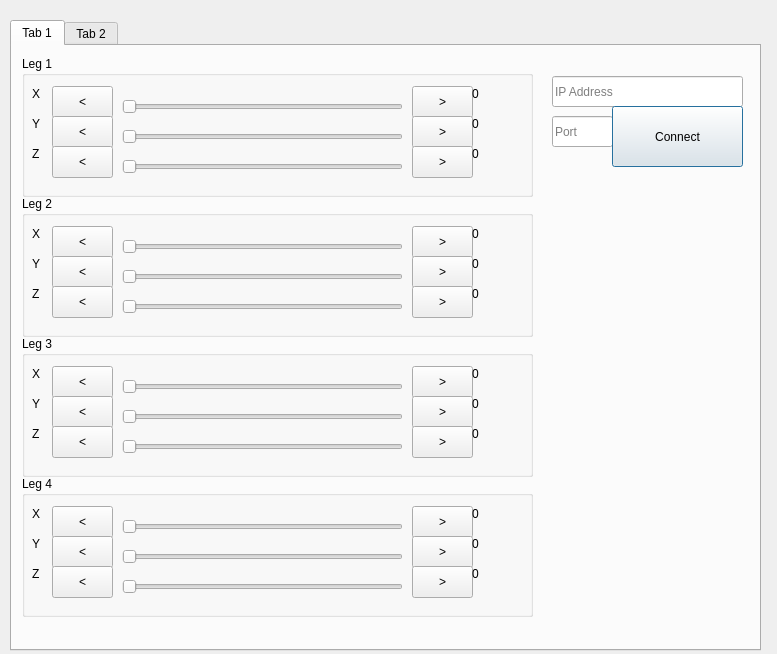
<?xml version="1.0" encoding="UTF-8"?>
<ui version="4.0">
 <class>Dialog</class>
 <widget class="QDialog" name="Dialog">
  <property name="geometry">
   <rect>
    <x>0</x>
    <y>0</y>
    <width>777</width>
    <height>654</height>
   </rect>
  </property>
  <property name="windowTitle">
   <string>Dialog</string>
  </property>
  <widget class="QTabWidget" name="tabWidget">
   <property name="geometry">
    <rect>
     <x>10</x>
     <y>20</y>
     <width>751</width>
     <height>631</height>
    </rect>
   </property>
   <widget class="QWidget" name="tab">
    <attribute name="title">
     <string>Tab 1</string>
    </attribute>
    <widget class="QGroupBox" name="groupBox">
     <property name="geometry">
      <rect>
       <x>10</x>
       <y>10</y>
       <width>511</width>
       <height>141</height>
      </rect>
     </property>
     <property name="title">
      <string>Leg 1</string>
     </property>
     <widget class="QSlider" name="x_slider_1">
      <property name="geometry">
       <rect>
        <x>100</x>
        <y>40</y>
        <width>281</width>
        <height>22</height>
       </rect>
      </property>
      <property name="orientation">
       <enum>Qt::Horizontal</enum>
      </property>
     </widget>
     <widget class="QSlider" name="y_slider_1">
      <property name="geometry">
       <rect>
        <x>100</x>
        <y>70</y>
        <width>281</width>
        <height>22</height>
       </rect>
      </property>
      <property name="orientation">
       <enum>Qt::Horizontal</enum>
      </property>
     </widget>
     <widget class="QSlider" name="z_slider_1">
      <property name="geometry">
       <rect>
        <x>100</x>
        <y>100</y>
        <width>281</width>
        <height>22</height>
       </rect>
      </property>
      <property name="orientation">
       <enum>Qt::Horizontal</enum>
      </property>
     </widget>
     <widget class="QPushButton" name="x_decrement_1">
      <property name="geometry">
       <rect>
        <x>30</x>
        <y>30</y>
        <width>61</width>
        <height>32</height>
       </rect>
      </property>
      <property name="text">
       <string>&lt;</string>
      </property>
      <property name="autoDefault">
       <bool>false</bool>
      </property>
     </widget>
     <widget class="QPushButton" name="x_increment_1">
      <property name="geometry">
       <rect>
        <x>390</x>
        <y>30</y>
        <width>61</width>
        <height>32</height>
       </rect>
      </property>
      <property name="text">
       <string>&gt;</string>
      </property>
      <property name="autoDefault">
       <bool>false</bool>
      </property>
     </widget>
     <widget class="QPushButton" name="y_decrement_1">
      <property name="geometry">
       <rect>
        <x>30</x>
        <y>60</y>
        <width>61</width>
        <height>32</height>
       </rect>
      </property>
      <property name="text">
       <string>&lt;</string>
      </property>
      <property name="autoDefault">
       <bool>false</bool>
      </property>
     </widget>
     <widget class="QPushButton" name="y_increment_1">
      <property name="geometry">
       <rect>
        <x>390</x>
        <y>60</y>
        <width>61</width>
        <height>32</height>
       </rect>
      </property>
      <property name="text">
       <string>&gt;</string>
      </property>
      <property name="autoDefault">
       <bool>false</bool>
      </property>
     </widget>
     <widget class="QPushButton" name="z_decrement_1">
      <property name="geometry">
       <rect>
        <x>30</x>
        <y>90</y>
        <width>61</width>
        <height>32</height>
       </rect>
      </property>
      <property name="text">
       <string>&lt;</string>
      </property>
      <property name="autoDefault">
       <bool>false</bool>
      </property>
     </widget>
     <widget class="QPushButton" name="z_increment_1">
      <property name="geometry">
       <rect>
        <x>390</x>
        <y>90</y>
        <width>61</width>
        <height>32</height>
       </rect>
      </property>
      <property name="text">
       <string>&gt;</string>
      </property>
      <property name="autoDefault">
       <bool>false</bool>
      </property>
     </widget>
     <widget class="QLabel" name="label">
      <property name="geometry">
       <rect>
        <x>10</x>
        <y>30</y>
        <width>21</width>
        <height>16</height>
       </rect>
      </property>
      <property name="text">
       <string>X</string>
      </property>
     </widget>
     <widget class="QLabel" name="label_2">
      <property name="geometry">
       <rect>
        <x>10</x>
        <y>60</y>
        <width>21</width>
        <height>16</height>
       </rect>
      </property>
      <property name="text">
       <string>Y</string>
      </property>
     </widget>
     <widget class="QLabel" name="label_3">
      <property name="geometry">
       <rect>
        <x>10</x>
        <y>90</y>
        <width>21</width>
        <height>16</height>
       </rect>
      </property>
      <property name="text">
       <string>Z</string>
      </property>
     </widget>
     <widget class="QLabel" name="z_Value_1">
      <property name="geometry">
       <rect>
        <x>450</x>
        <y>90</y>
        <width>21</width>
        <height>16</height>
       </rect>
      </property>
      <property name="text">
       <string>0</string>
      </property>
     </widget>
     <widget class="QLabel" name="x_value_1">
      <property name="geometry">
       <rect>
        <x>450</x>
        <y>30</y>
        <width>21</width>
        <height>16</height>
       </rect>
      </property>
      <property name="text">
       <string>0</string>
      </property>
     </widget>
     <widget class="QLabel" name="y_Value_1">
      <property name="geometry">
       <rect>
        <x>450</x>
        <y>60</y>
        <width>21</width>
        <height>16</height>
       </rect>
      </property>
      <property name="text">
       <string>0</string>
      </property>
     </widget>
    </widget>
    <widget class="QGroupBox" name="groupBox_2">
     <property name="geometry">
      <rect>
       <x>10</x>
       <y>150</y>
       <width>511</width>
       <height>141</height>
      </rect>
     </property>
     <property name="title">
      <string>Leg 2</string>
     </property>
     <widget class="QSlider" name="x_slider_3">
      <property name="geometry">
       <rect>
        <x>100</x>
        <y>40</y>
        <width>281</width>
        <height>22</height>
       </rect>
      </property>
      <property name="orientation">
       <enum>Qt::Horizontal</enum>
      </property>
     </widget>
     <widget class="QSlider" name="y_slider_3">
      <property name="geometry">
       <rect>
        <x>100</x>
        <y>70</y>
        <width>281</width>
        <height>22</height>
       </rect>
      </property>
      <property name="orientation">
       <enum>Qt::Horizontal</enum>
      </property>
     </widget>
     <widget class="QSlider" name="z_slider_3">
      <property name="geometry">
       <rect>
        <x>100</x>
        <y>100</y>
        <width>281</width>
        <height>22</height>
       </rect>
      </property>
      <property name="orientation">
       <enum>Qt::Horizontal</enum>
      </property>
     </widget>
     <widget class="QPushButton" name="x_decrement_3">
      <property name="geometry">
       <rect>
        <x>30</x>
        <y>30</y>
        <width>61</width>
        <height>32</height>
       </rect>
      </property>
      <property name="text">
       <string>&lt;</string>
      </property>
      <property name="autoDefault">
       <bool>false</bool>
      </property>
     </widget>
     <widget class="QPushButton" name="x_increment_3">
      <property name="geometry">
       <rect>
        <x>390</x>
        <y>30</y>
        <width>61</width>
        <height>32</height>
       </rect>
      </property>
      <property name="text">
       <string>&gt;</string>
      </property>
      <property name="autoDefault">
       <bool>false</bool>
      </property>
     </widget>
     <widget class="QPushButton" name="y_decrement_3">
      <property name="geometry">
       <rect>
        <x>30</x>
        <y>60</y>
        <width>61</width>
        <height>32</height>
       </rect>
      </property>
      <property name="text">
       <string>&lt;</string>
      </property>
      <property name="autoDefault">
       <bool>false</bool>
      </property>
     </widget>
     <widget class="QPushButton" name="y_increment_3">
      <property name="geometry">
       <rect>
        <x>390</x>
        <y>60</y>
        <width>61</width>
        <height>32</height>
       </rect>
      </property>
      <property name="text">
       <string>&gt;</string>
      </property>
      <property name="autoDefault">
       <bool>false</bool>
      </property>
     </widget>
     <widget class="QPushButton" name="z_decrement_3">
      <property name="geometry">
       <rect>
        <x>30</x>
        <y>90</y>
        <width>61</width>
        <height>32</height>
       </rect>
      </property>
      <property name="text">
       <string>&lt;</string>
      </property>
      <property name="autoDefault">
       <bool>false</bool>
      </property>
     </widget>
     <widget class="QPushButton" name="z_increment_3">
      <property name="geometry">
       <rect>
        <x>390</x>
        <y>90</y>
        <width>61</width>
        <height>32</height>
       </rect>
      </property>
      <property name="text">
       <string>&gt;</string>
      </property>
      <property name="autoDefault">
       <bool>false</bool>
      </property>
     </widget>
     <widget class="QLabel" name="label_10">
      <property name="geometry">
       <rect>
        <x>10</x>
        <y>30</y>
        <width>21</width>
        <height>16</height>
       </rect>
      </property>
      <property name="text">
       <string>X</string>
      </property>
     </widget>
     <widget class="QLabel" name="label_11">
      <property name="geometry">
       <rect>
        <x>10</x>
        <y>60</y>
        <width>21</width>
        <height>16</height>
       </rect>
      </property>
      <property name="text">
       <string>Y</string>
      </property>
     </widget>
     <widget class="QLabel" name="label_12">
      <property name="geometry">
       <rect>
        <x>10</x>
        <y>90</y>
        <width>21</width>
        <height>16</height>
       </rect>
      </property>
      <property name="text">
       <string>Z</string>
      </property>
     </widget>
     <widget class="QLabel" name="z_Value_3">
      <property name="geometry">
       <rect>
        <x>450</x>
        <y>90</y>
        <width>21</width>
        <height>16</height>
       </rect>
      </property>
      <property name="text">
       <string>0</string>
      </property>
     </widget>
     <widget class="QLabel" name="x_value_3">
      <property name="geometry">
       <rect>
        <x>450</x>
        <y>30</y>
        <width>21</width>
        <height>16</height>
       </rect>
      </property>
      <property name="text">
       <string>0</string>
      </property>
     </widget>
     <widget class="QLabel" name="y_Value_3">
      <property name="geometry">
       <rect>
        <x>450</x>
        <y>60</y>
        <width>21</width>
        <height>16</height>
       </rect>
      </property>
      <property name="text">
       <string>0</string>
      </property>
     </widget>
    </widget>
    <widget class="QGroupBox" name="groupBox_3">
     <property name="geometry">
      <rect>
       <x>10</x>
       <y>290</y>
       <width>511</width>
       <height>141</height>
      </rect>
     </property>
     <property name="title">
      <string>Leg 3</string>
     </property>
     <widget class="QSlider" name="x_slider_4">
      <property name="geometry">
       <rect>
        <x>100</x>
        <y>40</y>
        <width>281</width>
        <height>22</height>
       </rect>
      </property>
      <property name="orientation">
       <enum>Qt::Horizontal</enum>
      </property>
     </widget>
     <widget class="QSlider" name="y_slider_4">
      <property name="geometry">
       <rect>
        <x>100</x>
        <y>70</y>
        <width>281</width>
        <height>22</height>
       </rect>
      </property>
      <property name="orientation">
       <enum>Qt::Horizontal</enum>
      </property>
     </widget>
     <widget class="QSlider" name="z_slider_4">
      <property name="geometry">
       <rect>
        <x>100</x>
        <y>100</y>
        <width>281</width>
        <height>22</height>
       </rect>
      </property>
      <property name="orientation">
       <enum>Qt::Horizontal</enum>
      </property>
     </widget>
     <widget class="QPushButton" name="x_decrement_4">
      <property name="geometry">
       <rect>
        <x>30</x>
        <y>30</y>
        <width>61</width>
        <height>32</height>
       </rect>
      </property>
      <property name="text">
       <string>&lt;</string>
      </property>
      <property name="autoDefault">
       <bool>false</bool>
      </property>
     </widget>
     <widget class="QPushButton" name="x_increment_4">
      <property name="geometry">
       <rect>
        <x>390</x>
        <y>30</y>
        <width>61</width>
        <height>32</height>
       </rect>
      </property>
      <property name="text">
       <string>&gt;</string>
      </property>
      <property name="autoDefault">
       <bool>false</bool>
      </property>
     </widget>
     <widget class="QPushButton" name="y_decrement_4">
      <property name="geometry">
       <rect>
        <x>30</x>
        <y>60</y>
        <width>61</width>
        <height>32</height>
       </rect>
      </property>
      <property name="text">
       <string>&lt;</string>
      </property>
      <property name="autoDefault">
       <bool>false</bool>
      </property>
     </widget>
     <widget class="QPushButton" name="y_increment_4">
      <property name="geometry">
       <rect>
        <x>390</x>
        <y>60</y>
        <width>61</width>
        <height>32</height>
       </rect>
      </property>
      <property name="text">
       <string>&gt;</string>
      </property>
      <property name="autoDefault">
       <bool>false</bool>
      </property>
     </widget>
     <widget class="QPushButton" name="z_decrement_4">
      <property name="geometry">
       <rect>
        <x>30</x>
        <y>90</y>
        <width>61</width>
        <height>32</height>
       </rect>
      </property>
      <property name="text">
       <string>&lt;</string>
      </property>
      <property name="autoDefault">
       <bool>false</bool>
      </property>
     </widget>
     <widget class="QPushButton" name="z_increment_4">
      <property name="geometry">
       <rect>
        <x>390</x>
        <y>90</y>
        <width>61</width>
        <height>32</height>
       </rect>
      </property>
      <property name="text">
       <string>&gt;</string>
      </property>
      <property name="autoDefault">
       <bool>false</bool>
      </property>
     </widget>
     <widget class="QLabel" name="label_13">
      <property name="geometry">
       <rect>
        <x>10</x>
        <y>30</y>
        <width>21</width>
        <height>16</height>
       </rect>
      </property>
      <property name="text">
       <string>X</string>
      </property>
     </widget>
     <widget class="QLabel" name="label_14">
      <property name="geometry">
       <rect>
        <x>10</x>
        <y>60</y>
        <width>21</width>
        <height>16</height>
       </rect>
      </property>
      <property name="text">
       <string>Y</string>
      </property>
     </widget>
     <widget class="QLabel" name="label_15">
      <property name="geometry">
       <rect>
        <x>10</x>
        <y>90</y>
        <width>21</width>
        <height>16</height>
       </rect>
      </property>
      <property name="text">
       <string>Z</string>
      </property>
     </widget>
     <widget class="QLabel" name="z_Value_4">
      <property name="geometry">
       <rect>
        <x>450</x>
        <y>90</y>
        <width>21</width>
        <height>16</height>
       </rect>
      </property>
      <property name="text">
       <string>0</string>
      </property>
     </widget>
     <widget class="QLabel" name="x_value_4">
      <property name="geometry">
       <rect>
        <x>450</x>
        <y>30</y>
        <width>21</width>
        <height>16</height>
       </rect>
      </property>
      <property name="text">
       <string>0</string>
      </property>
     </widget>
     <widget class="QLabel" name="y_Value_4">
      <property name="geometry">
       <rect>
        <x>450</x>
        <y>60</y>
        <width>21</width>
        <height>16</height>
       </rect>
      </property>
      <property name="text">
       <string>0</string>
      </property>
     </widget>
    </widget>
    <widget class="QGroupBox" name="groupBox_4">
     <property name="geometry">
      <rect>
       <x>10</x>
       <y>430</y>
       <width>511</width>
       <height>141</height>
      </rect>
     </property>
     <property name="title">
      <string>Leg 4</string>
     </property>
     <widget class="QSlider" name="x_slider_5">
      <property name="geometry">
       <rect>
        <x>100</x>
        <y>40</y>
        <width>281</width>
        <height>22</height>
       </rect>
      </property>
      <property name="orientation">
       <enum>Qt::Horizontal</enum>
      </property>
     </widget>
     <widget class="QSlider" name="y_slider_5">
      <property name="geometry">
       <rect>
        <x>100</x>
        <y>70</y>
        <width>281</width>
        <height>22</height>
       </rect>
      </property>
      <property name="orientation">
       <enum>Qt::Horizontal</enum>
      </property>
     </widget>
     <widget class="QSlider" name="z_slider_5">
      <property name="geometry">
       <rect>
        <x>100</x>
        <y>100</y>
        <width>281</width>
        <height>22</height>
       </rect>
      </property>
      <property name="orientation">
       <enum>Qt::Horizontal</enum>
      </property>
     </widget>
     <widget class="QPushButton" name="x_decrement_5">
      <property name="geometry">
       <rect>
        <x>30</x>
        <y>30</y>
        <width>61</width>
        <height>32</height>
       </rect>
      </property>
      <property name="text">
       <string>&lt;</string>
      </property>
      <property name="autoDefault">
       <bool>false</bool>
      </property>
     </widget>
     <widget class="QPushButton" name="x_increment_5">
      <property name="geometry">
       <rect>
        <x>390</x>
        <y>30</y>
        <width>61</width>
        <height>32</height>
       </rect>
      </property>
      <property name="text">
       <string>&gt;</string>
      </property>
      <property name="autoDefault">
       <bool>false</bool>
      </property>
     </widget>
     <widget class="QPushButton" name="y_decrement_5">
      <property name="geometry">
       <rect>
        <x>30</x>
        <y>60</y>
        <width>61</width>
        <height>32</height>
       </rect>
      </property>
      <property name="text">
       <string>&lt;</string>
      </property>
      <property name="autoDefault">
       <bool>false</bool>
      </property>
     </widget>
     <widget class="QPushButton" name="y_increment_5">
      <property name="geometry">
       <rect>
        <x>390</x>
        <y>60</y>
        <width>61</width>
        <height>32</height>
       </rect>
      </property>
      <property name="text">
       <string>&gt;</string>
      </property>
      <property name="autoDefault">
       <bool>false</bool>
      </property>
     </widget>
     <widget class="QPushButton" name="z_decrement_5">
      <property name="geometry">
       <rect>
        <x>30</x>
        <y>90</y>
        <width>61</width>
        <height>32</height>
       </rect>
      </property>
      <property name="text">
       <string>&lt;</string>
      </property>
      <property name="autoDefault">
       <bool>false</bool>
      </property>
     </widget>
     <widget class="QPushButton" name="z_increment_5">
      <property name="geometry">
       <rect>
        <x>390</x>
        <y>90</y>
        <width>61</width>
        <height>32</height>
       </rect>
      </property>
      <property name="text">
       <string>&gt;</string>
      </property>
      <property name="autoDefault">
       <bool>false</bool>
      </property>
     </widget>
     <widget class="QLabel" name="label_16">
      <property name="geometry">
       <rect>
        <x>10</x>
        <y>30</y>
        <width>21</width>
        <height>16</height>
       </rect>
      </property>
      <property name="text">
       <string>X</string>
      </property>
     </widget>
     <widget class="QLabel" name="label_17">
      <property name="geometry">
       <rect>
        <x>10</x>
        <y>60</y>
        <width>21</width>
        <height>16</height>
       </rect>
      </property>
      <property name="text">
       <string>Y</string>
      </property>
     </widget>
     <widget class="QLabel" name="label_18">
      <property name="geometry">
       <rect>
        <x>10</x>
        <y>90</y>
        <width>21</width>
        <height>16</height>
       </rect>
      </property>
      <property name="text">
       <string>Z</string>
      </property>
     </widget>
     <widget class="QLabel" name="z_Value_5">
      <property name="geometry">
       <rect>
        <x>450</x>
        <y>90</y>
        <width>21</width>
        <height>16</height>
       </rect>
      </property>
      <property name="text">
       <string>0</string>
      </property>
     </widget>
     <widget class="QLabel" name="x_value_5">
      <property name="geometry">
       <rect>
        <x>450</x>
        <y>30</y>
        <width>21</width>
        <height>16</height>
       </rect>
      </property>
      <property name="text">
       <string>0</string>
      </property>
     </widget>
     <widget class="QLabel" name="y_Value_5">
      <property name="geometry">
       <rect>
        <x>450</x>
        <y>60</y>
        <width>21</width>
        <height>16</height>
       </rect>
      </property>
      <property name="text">
       <string>0</string>
      </property>
     </widget>
    </widget>
    <widget class="QLineEdit" name="lineEdit">
     <property name="geometry">
      <rect>
       <x>540</x>
       <y>30</y>
       <width>191</width>
       <height>31</height>
      </rect>
     </property>
     <property name="text">
      <string/>
     </property>
     <property name="placeholderText">
      <string>IP Address</string>
     </property>
    </widget>
    <widget class="QLineEdit" name="lineEdit_2">
     <property name="geometry">
      <rect>
       <x>540</x>
       <y>70</y>
       <width>61</width>
       <height>31</height>
      </rect>
     </property>
     <property name="text">
      <string/>
     </property>
     <property name="cursorPosition">
      <number>0</number>
     </property>
     <property name="placeholderText">
      <string>Port</string>
     </property>
    </widget>
    <widget class="QPushButton" name="pushButton">
     <property name="geometry">
      <rect>
       <x>600</x>
       <y>60</y>
       <width>131</width>
       <height>61</height>
      </rect>
     </property>
     <property name="text">
      <string>Connect</string>
     </property>
    </widget>
   </widget>
   <widget class="QWidget" name="tab_2">
    <attribute name="title">
     <string>Tab 2</string>
    </attribute>
   </widget>
  </widget>
 </widget>
 <resources/>
 <connections/>
</ui>
